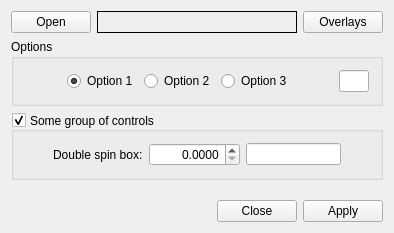
<?xml version="1.0" encoding="UTF-8"?>
<ui version="4.0">
 <class>MyWindow</class>
 <widget class="QMainWindow" name="MyWindow">
  <property name="geometry">
   <rect>
    <x>0</x>
    <y>0</y>
    <width>392</width>
    <height>233</height>
   </rect>
  </property>
  <property name="sizePolicy">
   <sizepolicy hsizetype="Preferred" vsizetype="Preferred">
    <horstretch>0</horstretch>
    <verstretch>0</verstretch>
   </sizepolicy>
  </property>
  <property name="minimumSize">
   <size>
    <width>0</width>
    <height>0</height>
   </size>
  </property>
  <property name="maximumSize">
   <size>
    <width>16777215</width>
    <height>16777215</height>
   </size>
  </property>
  <property name="font">
   <font>
    <weight>50</weight>
    <bold>false</bold>
   </font>
  </property>
  <property name="windowTitle">
   <string>Marker Tracker Setup Tool</string>
  </property>
  <widget class="QWidget" name="centralWidget">
   <layout class="QVBoxLayout" name="verticalLayout">
    <item>
     <layout class="QHBoxLayout" name="horizontalLayout">
      <item>
       <widget class="QPushButton" name="open_push_button">
        <property name="sizePolicy">
         <sizepolicy hsizetype="Preferred" vsizetype="Fixed">
          <horstretch>0</horstretch>
          <verstretch>0</verstretch>
         </sizepolicy>
        </property>
        <property name="maximumSize">
         <size>
          <width>16777215</width>
          <height>16777215</height>
         </size>
        </property>
        <property name="focusPolicy">
         <enum>Qt::StrongFocus</enum>
        </property>
        <property name="text">
         <string>Open</string>
        </property>
       </widget>
      </item>
      <item>
       <widget class="QLabel" name="text_label">
        <property name="sizePolicy">
         <sizepolicy hsizetype="MinimumExpanding" vsizetype="Preferred">
          <horstretch>0</horstretch>
          <verstretch>0</verstretch>
         </sizepolicy>
        </property>
        <property name="minimumSize">
         <size>
          <width>200</width>
          <height>0</height>
         </size>
        </property>
        <property name="focusPolicy">
         <enum>Qt::TabFocus</enum>
        </property>
        <property name="frameShape">
         <enum>QFrame::Box</enum>
        </property>
        <property name="text">
         <string/>
        </property>
       </widget>
      </item>
      <item>
       <widget class="QPushButton" name="overlays_push_button">
        <property name="enabled">
         <bool>true</bool>
        </property>
        <property name="sizePolicy">
         <sizepolicy hsizetype="Preferred" vsizetype="Fixed">
          <horstretch>0</horstretch>
          <verstretch>0</verstretch>
         </sizepolicy>
        </property>
        <property name="focusPolicy">
         <enum>Qt::WheelFocus</enum>
        </property>
        <property name="text">
         <string>Overlays</string>
        </property>
       </widget>
      </item>
     </layout>
    </item>
    <item>
     <widget class="QGroupBox" name="groupBox">
      <property name="title">
       <string>Options</string>
      </property>
      <layout class="QHBoxLayout" name="horizontalLayout_3">
       <item>
        <spacer name="horizontalSpacer">
         <property name="orientation">
          <enum>Qt::Horizontal</enum>
         </property>
         <property name="sizeHint" stdset="0">
          <size>
           <width>40</width>
           <height>20</height>
          </size>
         </property>
        </spacer>
       </item>
       <item>
        <widget class="QRadioButton" name="option1_radio_button">
         <property name="text">
          <string>Option 1</string>
         </property>
         <property name="checked">
          <bool>true</bool>
         </property>
         <attribute name="buttonGroup">
          <string notr="true">options_button_group</string>
         </attribute>
        </widget>
       </item>
       <item>
        <widget class="QRadioButton" name="option2_radio_button">
         <property name="text">
          <string>Option 2</string>
         </property>
         <attribute name="buttonGroup">
          <string notr="true">options_button_group</string>
         </attribute>
        </widget>
       </item>
       <item>
        <widget class="QRadioButton" name="option3_radio_button">
         <property name="text">
          <string>Option 3</string>
         </property>
         <attribute name="buttonGroup">
          <string notr="true">options_button_group</string>
         </attribute>
        </widget>
       </item>
       <item>
        <spacer name="horizontalSpacer_3">
         <property name="orientation">
          <enum>Qt::Horizontal</enum>
         </property>
         <property name="sizeHint" stdset="0">
          <size>
           <width>40</width>
           <height>20</height>
          </size>
         </property>
        </spacer>
       </item>
       <item>
        <widget class="QLineEdit" name="option_line_edit">
         <property name="sizePolicy">
          <sizepolicy hsizetype="Fixed" vsizetype="Fixed">
           <horstretch>0</horstretch>
           <verstretch>0</verstretch>
          </sizepolicy>
         </property>
         <property name="minimumSize">
          <size>
           <width>30</width>
           <height>0</height>
          </size>
         </property>
         <property name="maximumSize">
          <size>
           <width>30</width>
           <height>16777215</height>
          </size>
         </property>
        </widget>
       </item>
      </layout>
     </widget>
    </item>
    <item>
     <widget class="QGroupBox" name="some_group_box">
      <property name="title">
       <string>Some group of controls</string>
      </property>
      <property name="alignment">
       <set>Qt::AlignLeading|Qt::AlignLeft|Qt::AlignVCenter</set>
      </property>
      <property name="checkable">
       <bool>true</bool>
      </property>
      <property name="checked">
       <bool>true</bool>
      </property>
      <layout class="QGridLayout" name="gridLayout">
       <item row="1" column="2">
        <widget class="QDoubleSpinBox" name="test_double_spin_box">
         <property name="alignment">
          <set>Qt::AlignRight|Qt::AlignTrailing|Qt::AlignVCenter</set>
         </property>
         <property name="decimals">
          <number>4</number>
         </property>
         <property name="maximum">
          <double>99999.000000000000000</double>
         </property>
         <property name="singleStep">
          <double>0.100000000000000</double>
         </property>
        </widget>
       </item>
       <item row="1" column="1">
        <widget class="QLabel" name="label">
         <property name="text">
          <string>Double spin box:</string>
         </property>
        </widget>
       </item>
       <item row="1" column="3">
        <widget class="QLineEdit" name="test_line_edit"/>
       </item>
       <item row="1" column="4">
        <spacer name="horizontalSpacer_4">
         <property name="orientation">
          <enum>Qt::Horizontal</enum>
         </property>
         <property name="sizeHint" stdset="0">
          <size>
           <width>40</width>
           <height>20</height>
          </size>
         </property>
        </spacer>
       </item>
       <item row="1" column="0">
        <spacer name="horizontalSpacer_5">
         <property name="orientation">
          <enum>Qt::Horizontal</enum>
         </property>
         <property name="sizeHint" stdset="0">
          <size>
           <width>40</width>
           <height>20</height>
          </size>
         </property>
        </spacer>
       </item>
      </layout>
     </widget>
    </item>
    <item>
     <spacer name="verticalSpacer">
      <property name="orientation">
       <enum>Qt::Vertical</enum>
      </property>
      <property name="sizeHint" stdset="0">
       <size>
        <width>20</width>
        <height>40</height>
       </size>
      </property>
     </spacer>
    </item>
    <item>
     <widget class="QDialogButtonBox" name="buttonBox">
      <property name="standardButtons">
       <set>QDialogButtonBox::Apply|QDialogButtonBox::Close</set>
      </property>
     </widget>
    </item>
   </layout>
  </widget>
 </widget>
 <layoutdefault spacing="6" margin="11"/>
 <tabstops>
  <tabstop>open_push_button</tabstop>
  <tabstop>text_label</tabstop>
  <tabstop>overlays_push_button</tabstop>
  <tabstop>option1_radio_button</tabstop>
  <tabstop>option2_radio_button</tabstop>
  <tabstop>option3_radio_button</tabstop>
  <tabstop>some_group_box</tabstop>
  <tabstop>test_double_spin_box</tabstop>
  <tabstop>test_line_edit</tabstop>
 </tabstops>
 <resources/>
 <connections/>
 <buttongroups>
  <buttongroup name="options_button_group"/>
 </buttongroups>
</ui>
